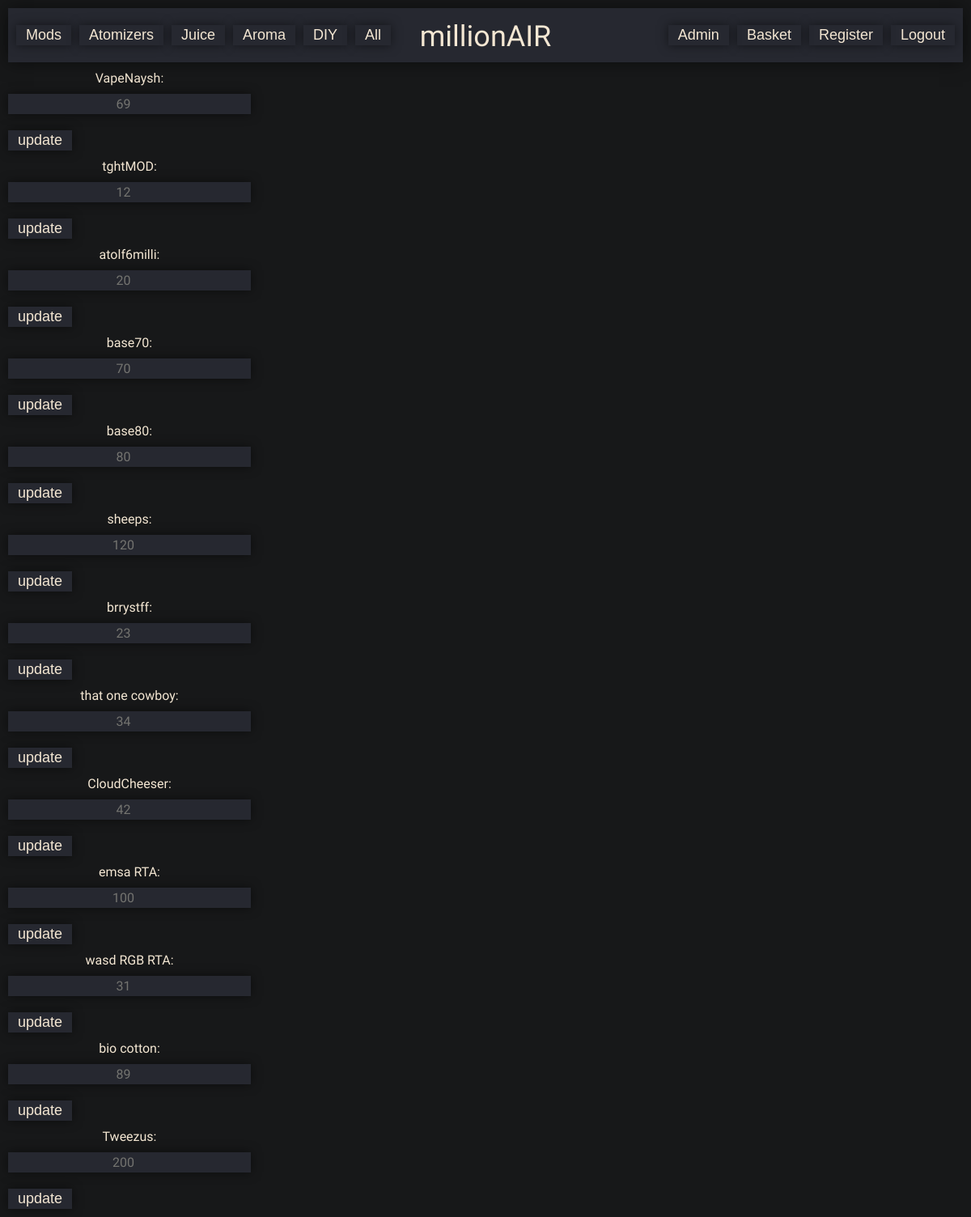
The app's page /sites/admin.php (signed in) with its own data.
### tables this page shows
CREATE TABLE `item` (
  `itemID` int(11) NOT NULL,
  `item` varchar(50) DEFAULT NULL,
  `description` varchar(50) DEFAULT NULL,
  `stock` int(11) DEFAULT NULL,
  `price` float DEFAULT NULL,
  `flavorID` int(11) DEFAULT NULL,
  `categoryID` int(11) DEFAULT NULL
);

### sites/admin.php (the view, shortened to what this page needs)
<!DOCTYPE html>
<html lang="en" dir="ltr">
  <head>
    <link href='/millionAIR/css/general.css' media='screen' rel='stylesheet' type='text/css'/>
    <link href='/millionAIR/css/font.css' media='screen' rel='stylesheet' type='text/css'/>
    <link href='/millionAIR/css/form.css' media='screen' rel='stylesheet' type='text/css'/>
    <link href='/millionAIR/css/article.css' media='screen' rel='stylesheet' type='text/css'/>
  </head>
  <body>
    <div id='titleBar'>
      <div id='title_categories'>
        <form class="title-categories" action="/millionAIR/index.php?category=Mods" method="post">
          <input class='button button_title' type="submit" name="Mods" value="Mods">
        </form>
        <form class="title-categories" action="/millionAIR/index.php?category=Atomizers" method="post">
          <input class='button button_title' type="submit" name="Atomizers" value="Atomizers">
        </form>
        <form class="title-categories" action="/millionAIR/index.php?category=Juice" method="post">
          <input class='button button_title' type="submit" name="Juice" value="Juice">
        </form>
        <form class="title-categories" action="/millionAIR/index.php?category=Aroma" method="post">
          <input class='button button_title' type="submit" name="Aroma" value="Aroma">
        </form>
        <form class="title-categories" action="/millionAIR/index.php?category=DIY" method="post">
          <input class='button button_title' type="submit" name="DIY" value="DIY">
        </form>
        <form class="title-categories" action="/millionAIR/index.php?category=All" method="post">
          <input class='button button_title' type="submit" name="all" value="All">
        </form>
      </div>
      <span class='font_title'><a href='/millionAIR/index.php'>millionAIR</a></span>
      <div id='title_profile'>
          <?php
            if (empty($_SESSION['userID'])) {
              echo "  <form class='title_profile_align' action='/millionAIR/sites/login.php' method='post'>
                        <input class='button button_title' type='submit' name='login' value='Login'>
                      </form>";
            } else {
              echo "  <form class='title_profile_align' action='/millionAIR/sites/logout.php' method='post'>
                        <input class='button button_title' type='submit' name='logout' value='Logout'>
                      </form>";
            }
          ?>
          <form class="title_profile_align" action="/millionAIR/sites/register.php" method="post">
            <input class='button button_title' type="submit" name="register" value="Register">
          </form>
          <form class="title_profile_align" action="/millionAIR/sites/basket.php" method="post">
            <input class='button button_title' type="submit" name="basket" value="Basket">
          </form>
          <?php
            if (!empty($_SESSION['admin']) && $_SESSION['admin']) {
              echo "  <form class='title_profile_align' action='/millionAIR/sites/admin.php' method='post'>
                        <input class='button button_title' type='submit' name='logout' value='Admin'>
                      </form>";
            }
          ?>
      </div>
    </div>
    <?php
      if (!empty($_SESSION['admin']) && $_SESSION['admin']) {
        $mysqli = new mysqli("localhost", "root","", "millionAIR");
        echo "<div id='content'>";
        $articles = $mysqli->query("SELECT * from item");
        while ($article = $articles->fetch_array()) {
          $name = $article['item'];
          $itemID = $article['itemID'];
          $stock = $article['stock'];
          echo "<div class='admin-area'><div class='admin-item'>$name" . ":</div>" .
                                "<form class='admin-stock' action='/millionAIR/sites/stockup.php' method='post'>
                                  <input type='hidden' name='itemID' value='$itemID'>
                                  <input class='' type='number' name='quantity' value='$stock'>
                                  <input type='submit' class='button button_title' name='submit' value='update'>
                                </form></div>";
        }
      }
    ?>
  </body>
</html>

### css/general.css (style rules this page uses)
html { --color-bg: #171819; --color-main: #262830; --color-sb-inactive: #212328; --color-selection: #ffecba; --color-text-link: #F4E7D3; --color-text-inactive: #747470; --color-text-content: #F4E7D3; --color-text-pre01: #FFA06F; --color-text-pre02: #F38181; --color-text-pre03: #c5f0a4; --color-shadow5: rgba(0,0,0,.5); --color-shadow6: rgba(0,0,0,.6); --color-shadow75: rgba(0,0,0,.75); --height-searchBox: 48px; --width-label: 10ch; --width-category: 40ch; --width-articleSpacing: 2px; --padding-category: 10px; --margin-category: 5px; --font-size-normal: 16px; min-height: 100vh; background: var(--color-bg); font-family: 'Varela Round', sans-serif; font-size: var(--font-size-normal); -webkit-font-smoothing: antialiased; -moz-osx-font-smoothing: grayscale; }
body { margin: 10px 10px 0; color: white; }
#titleBar { position: relative; z-index: 10; background: var(--color-main); color: var(--color-text-content); height: calc(1.4 * var(--height-searchBox)); width: 100%; margin: 0 auto 10px; font-size: 36px; line-height: calc(1.4 * var(--height-searchBox) + 4px); text-align: center; box-shadow: 0 0 20px 0 var(--color-shadow5); transition: box-shadow 500ms ease; }
#title_categories { position: absolute; top: -8px; left: 10px; }
.title-categories { float: left; }
.title-categories:not(:first-child) { margin-left: 10px; }
#title_profile { position: absolute; top: -8px; right: 10px; }
.title_profile_align { float: right; }
.title_profile_align:not(:first-child) { margin-right: 10px; }
#content { position: relative; color: var(--color-text-content); background: transparent; height: 400px; width: 100%; margin-left: auto; margin-right: auto; margin-bottom: 22px; font-family: inherit; font-size: inherit; }

### css/form.css (style rules this page uses)
input[type='text'], input[type='number'], input[type='password'] { display: relative; color: var(--color-text-link); color: var(--color-text-inactive); background: var(--color-main); height: var(--hight-searchBox); width: 100%; margin: 10px auto; padding-left: 1ch; padding-right: 1ch; font: inherit; text-align: center; outline: none; border: 2px solid transparent; box-sizing: border-box; box-shadow: 0 0 13px 0 var(--color-shadow5); transition: color 500ms, border 300ms, box-shadow 500ms, border-radius 300ms; }
.button { position: relative; background: var(--color-main); color: var(--color-text-content); color: var(--color-text-inactive); padding: 0 10px; margin: 10px auto; font-size: 2em; text-align: center; border: 2px solid transparent; -webkit-font-smoothing: antialiased; box-shadow: 0 0 13px 0 var(--color-shadow5); transition: background 300ms, color 300ms, border 300ms, box-shadow 500ms, border-radius 300ms; }
.admin-area { width: 300px; }
.admin-item { text-align: center; margin: auto; }
.admin-stock { float: left; }
.button_title { font-size: 18px; color: var(--color-text-content); }

### records on screen
item: item "VapeNaysh", quantity "69"
item: item "tghtMOD", quantity "12"
item: item "atolf6milli", quantity "20"
item: item "base70", quantity "70"
item: item "base80", quantity "80"
item: item "sheeps", quantity "120"
item: item "brrystff", quantity "23"
item: item "that one cowboy", quantity "34"
item: item "CloudCheeser", quantity "42"
item: item "emsa RTA", quantity "100"
item: item "wasd RGB RTA", quantity "31"
item: item "bio cotton", quantity "89"
item: item "Tweezus", quantity "200"
